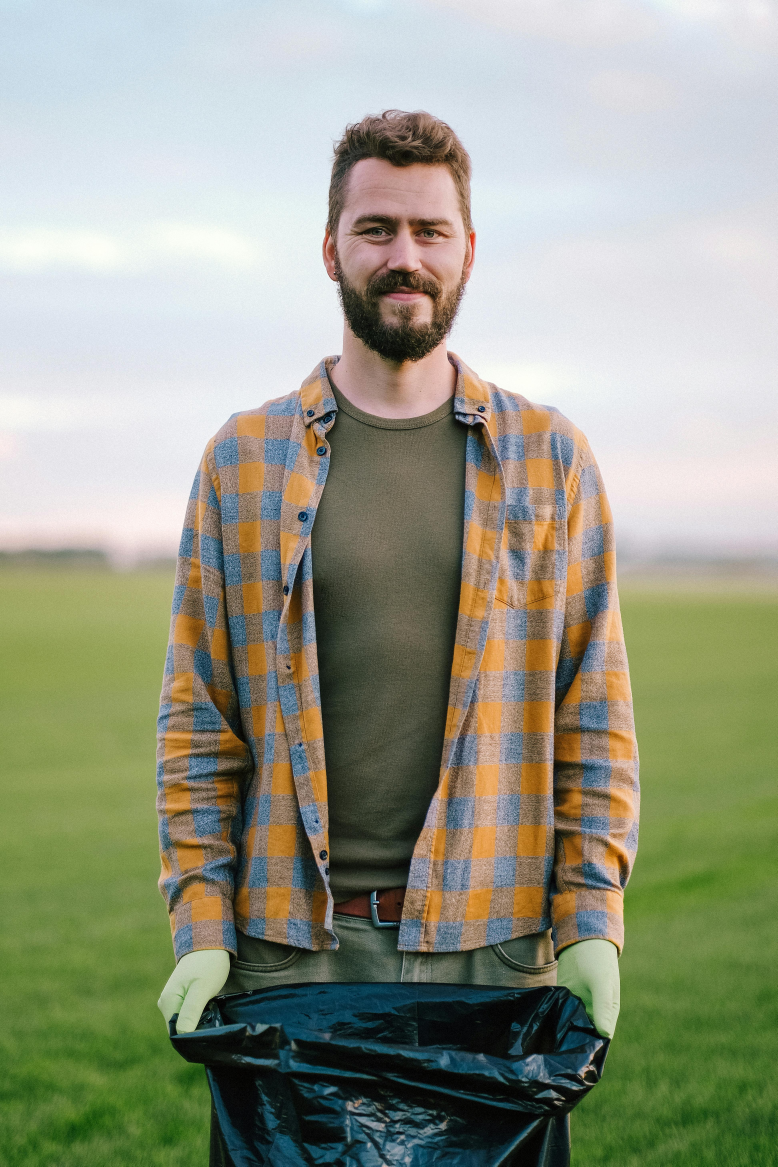
#> input picture samples/input/men2.jpg, 3887 x 5831 px (shown at 1/5 size)
$ python face_crop.py --input ../samples/input/men2.jpg --output out.png
#> lines starting #> are read from the running program, lines starting #| are printed output that depends on the picture
from __future__ import annotations

import argparse
import importlib.util
import math
import os
from pathlib import Path
from typing import Final, Union

SUPPORTED_IMAGE_EXTENSIONS: Final = {
    ".bmp",
    ".jpeg",
    ".jpg",
    ".png",
    ".webp",
}
REQUIRED_MODULE_PACKAGES: Final = {
    "cv2": "opencv-python-headless",
    "numpy": "numpy",
    "onnxruntime": "onnxruntime",
    "PIL": "pillow",
    "rembg": "rembg",
}
CASCADE_FILENAMES: Final = (
    "haarcascade_frontalface_default.xml",
    "haarcascade_frontalface_alt.xml",
    "haarcascade_frontalface_alt2.xml",
    "haarcascade_profileface.xml",
)
DEFAULT_PADDING_RATIO: Final = 0.08
DEFAULT_MAX_DETECTION_EDGE: Final = 1280
DEFAULT_MIN_FACE_SIZE: Final = 24
DEFAULT_SEGMENTATION_MAX_EDGE: Final = 1024
DEFAULT_MASK_BOUNDS_THRESHOLD: Final = 16
DEFAULT_ALPHA_TRIM: Final = 24
DEFAULT_SUBJECT_MASK_THRESHOLD: Final = 96
DEFAULT_HEAD_LIMIT_THRESHOLD: Final = 24
REMBG_MODEL_NAME: Final = "u2net_human_seg"

_REMBG_SESSION: object | None = None


def _validate_source_image(source_image: Path) -> None:
    if not source_image.is_file():
        raise FileNotFoundError(f"Source image was not found: {source_image}")

    if source_image.suffix.lower() not in SUPPORTED_IMAGE_EXTENSIONS:
        supported_extensions = ", ".join(sorted(SUPPORTED_IMAGE_EXTENSIONS))
        raise ValueError(
            f"Unsupported image format for {source_image}. Use one of: {supported_extensions}"
        )


def _validate_runtime_dependencies() -> None:
    missing_modules = [
        module_name
        for module_name in REQUIRED_MODULE_PACKAGES
        if importlib.util.find_spec(module_name) is None
    ]
    if missing_modules:
        rendered_packages = ", ".join(
            REQUIRED_MODULE_PACKAGES[module_name] for module_name in missing_modules
        )
        raise RuntimeError(
            "The face crop utility requires additional Python packages in the current "
            f"environment. Install: {rendered_packages}"
        )


def _rembg_available() -> bool:
    return importlib.util.find_spec("rembg") is not None


def _load_image(cv2_module: object, source_image: Path) -> object:
    image = cv2_module.imread(str(source_image), cv2_module.IMREAD_COLOR)
    if image is None:
        raise RuntimeError(f"Could not read source image: {source_image}")
    return image


def _candidate_cascade_paths(cv2_module: object) -> list[Path]:
    cascade_root = Path(cv2_module.data.haarcascades)
    return [
        cascade_root / cascade_name
        for cascade_name in CASCADE_FILENAMES
        if (cascade_root / cascade_name).is_file()
    ]


def _resize_for_detection(cv2_module: object, image: object) -> tuple[object, float]:
    height, width = image.shape[:2]
    longest_edge = max(height, width)
    if longest_edge <= DEFAULT_MAX_DETECTION_EDGE:
        return image, 1.0

    scale = DEFAULT_MAX_DETECTION_EDGE / float(longest_edge)
    resized_image = cv2_module.resize(
        image,
        (max(1, int(round(width * scale))), max(1, int(round(height * scale)))),
        interpolation=cv2_module.INTER_AREA,
    )
    return resized_image, scale


def _prepare_detection_variants(cv2_module: object, gray_image: object) -> list[tuple[object, bool]]:
    equalized_image = cv2_module.equalizeHist(gray_image)
    flipped_gray = cv2_module.flip(gray_image, 1)
    flipped_equalized = cv2_module.equalizeHist(flipped_gray)
    return [
        (gray_image, False),
        (equalized_image, False),
        (flipped_gray, True),
        (flipped_equalized, True),
    ]


def _detection_score(image_shape: tuple[int, int], face_box: tuple[int, int, int, int]) -> float:
    image_height, image_width = image_shape
    x, y, width, height = face_box
    area = float(width * height)

    face_center_x = x + (width / 2.0)
    face_center_y = y + (height / 2.0)
    image_center_x = image_width / 2.0
    image_center_y = image_height / 2.0

    normalized_offset = math.hypot(
        (face_center_x - image_center_x) / max(image_width, 1),
        (face_center_y - image_center_y) / max(image_height, 1),
    )
    return area / (1.0 + normalized_offset)


def _detect_primary_face(cv2_module: object, image: object) -> tuple[int, int, int, int]:
    gray_image = cv2_module.cvtColor(image, cv2_module.COLOR_BGR2GRAY)
    detection_image, detection_scale = _resize_for_detection(cv2_module, gray_image)

    original_height, original_width = gray_image.shape[:2]
    resized_height, resized_width = detection_image.shape[:2]
    min_face_size = max(
        DEFAULT_MIN_FACE_SIZE,
        int(round(min(resized_height, resized_width) * 0.08)),
    )

    best_face_box: tuple[int, int, int, int] | None = None
    best_score = -1.0

    for cascade_path in _candidate_cascade_paths(cv2_module):
        classifier = cv2_module.CascadeClassifier(str(cascade_path))
        if classifier.empty():
            continue

        for candidate_image, mirrored in _prepare_detection_variants(cv2_module, detection_image):
            detections = classifier.detectMultiScale(
                candidate_image,
                scaleFactor=1.1,
                minNeighbors=5,
                minSize=(min_face_size, min_face_size),
            )
            for detection in detections:
                x, y, width, height = map(int, detection)
                if mirrored:
                    x = resized_width - x - width

                if detection_scale != 1.0:
                    x = int(round(x / detection_scale))
                    y = int(round(y / detection_scale))
                    width = int(round(width / detection_scale))
                    height = int(round(height / detection_scale))

                x = max(0, min(x, original_width - 1))
                y = max(0, min(y, original_height - 1))
                width = max(1, min(width, original_width - x))
                height = max(1, min(height, original_height - y))
                face_box = (x, y, width, height)
                face_score = _detection_score((original_height, original_width), face_box)
                if face_score > best_score:
                    best_face_box = face_box
                    best_score = face_score

    if best_face_box is None:
        raise RuntimeError(
            "No face was detected in the input image. Try a clearer front-facing photo "
            "or reduce occlusion around the face."
        )

    return best_face_box


# [61 lines left out: functions _expand_bounds, _clamp_square_crop, _largest_connected_component, not called in this run]


def _rembg_session() -> object:
    global _REMBG_SESSION
    if _REMBG_SESSION is not None:
        return _REMBG_SESSION

    project_cache_dir = Path(__file__).resolve().parent.parent / ".cache"
    cache_dir = Path(
        os.environ.get(
            "U2NET_HOME",
            str(project_cache_dir / "u2net"),
        )
    )
    temp_dir = Path(
        os.environ.get(
            "AVATAR_TMPDIR",
            str(project_cache_dir / "tmp"),
        )
    )
    cache_dir.mkdir(parents=True, exist_ok=True)
    temp_dir.mkdir(parents=True, exist_ok=True)
    os.environ.setdefault("U2NET_HOME", str(cache_dir))
    os.environ.setdefault("TMPDIR", str(temp_dir))
    os.environ.setdefault("TEMP", str(temp_dir))
    os.environ.setdefault("TMP", str(temp_dir))

    from rembg import new_session

    _REMBG_SESSION = new_session(
        REMBG_MODEL_NAME,
        providers=["CPUExecutionProvider"],
    )
    return _REMBG_SESSION


def _extract_subject_mask_with_rembg(
    cv2_module: object,
    np_module: object,
    roi_image: object,
) -> object:
    encode_ok, encoded_image = cv2_module.imencode(".png", roi_image)
    if not encode_ok:
        raise RuntimeError("Could not encode ROI image for background removal.")

    from rembg import remove

    session = _rembg_session()
    result_image = remove(encoded_image.tobytes(), session=session)
    decoded_image = cv2_module.imdecode(
        np_module.frombuffer(result_image, dtype=np_module.uint8),
        cv2_module.IMREAD_UNCHANGED,
    )
    if decoded_image is None or len(decoded_image.shape) != 3 or decoded_image.shape[2] < 4:
        raise RuntimeError("Background removal did not return an alpha channel.")

    return decoded_image[:, :, 3]


# [45 lines left out: function _component_for_face, not called in this run]


def _build_face_roi_bounds(
    image_shape: tuple[int, int],
    face_box: tuple[int, int, int, int],
) -> tuple[int, int, int, int]:
    image_height, image_width = image_shape
    face_x, face_y, face_width, face_height = face_box
    side_padding = int(round(face_width * 0.46))
    top_padding = int(round(face_height * 0.62))
    bottom_padding = int(round(face_height * 0.40))
    return (
        max(0, face_x - side_padding),
        max(0, face_y - top_padding),
        min(image_width, face_x + face_width + side_padding),
        min(image_height, face_y + face_height + bottom_padding),
    )


def _local_face_box(
    face_box: tuple[int, int, int, int],
    roi_bounds: tuple[int, int, int, int],
) -> tuple[int, int, int, int]:
    face_x, face_y, face_width, face_height = face_box
    roi_x1, roi_y1, _, _ = roi_bounds
    return face_x - roi_x1, face_y - roi_y1, face_width, face_height


# [421 lines left out: functions _ellipse_geometry, _face_limit_mask, _reference_portrait_mask, _subject_prior_mask, _face_prior_mask, _scale_face_box and 5 more, not called in this run]


def _extract_subject_mask(
    cv2_module: object,
    np_module: object,
    roi_image: object,
    face_box: tuple[int, int, int, int],
    *,
    padding_ratio: float,
) -> object:
    del padding_ratio
    subject_mask = _extract_subject_mask_with_rembg(
        cv2_module,
        np_module,
        roi_image,
    )

    binary_subject_mask = np_module.where(
        subject_mask >= DEFAULT_MASK_BOUNDS_THRESHOLD,
        255,
        0,
    ).astype(np_module.uint8)
    close_kernel_size = max(
        5,
        int(round(min(face_box[2], face_box[3]) * 0.04)),
    )
    if close_kernel_size % 2 == 0:
        close_kernel_size += 1
    close_kernel = cv2_module.getStructuringElement(
        cv2_module.MORPH_ELLIPSE,
        (close_kernel_size, close_kernel_size),
    )
    binary_subject_mask = cv2_module.morphologyEx(
        binary_subject_mask,
        cv2_module.MORPH_CLOSE,
        close_kernel,
    )
    open_kernel_size = max(
        3,
        int(round(min(face_box[2], face_box[3]) * 0.018)),
    )
    if open_kernel_size % 2 == 0:
        open_kernel_size += 1
    open_kernel = cv2_module.getStructuringElement(
        cv2_module.MORPH_ELLIPSE,
        (open_kernel_size, open_kernel_size),
    )
    binary_subject_mask = cv2_module.morphologyEx(
        binary_subject_mask,
        cv2_module.MORPH_OPEN,
        open_kernel,
    )
    binary_subject_mask = _component_for_face(
        cv2_module,
        np_module,
        binary_subject_mask,
        face_box,
    )
    if int(binary_subject_mask.max()) == 0:
        raise RuntimeError("Background removal did not keep any face pixels.")
    cleaned_subject_mask = np_module.where(binary_subject_mask > 0, subject_mask, 0).astype(
        np_module.uint8
    )
    return cleaned_subject_mask


# [156 lines left out: functions _extract_face_mask, _mask_bounds, _head_mask_bounds, _build_output_bounds, _composite_face_crop, not called in this run]


def crop_face_image(
    source_image_path: Union[Path, str],
    output_path: Union[Path, str],
    *,
    padding_ratio: float = DEFAULT_PADDING_RATIO,
    square: bool = True,
    transparent_background: bool = False,
) -> Path:
    if padding_ratio < 0:
        raise ValueError("padding_ratio must be 0 or greater.")

    source_image = Path(source_image_path).expanduser().resolve()
    output_file = Path(output_path).expanduser().resolve()

    _validate_source_image(source_image)
    _validate_runtime_dependencies()

    if transparent_background and output_file.suffix.lower() != ".png":
        raise ValueError("Transparent output requires a .png destination.")

    import cv2
    import numpy as np

    image = _load_image(cv2, source_image)
    face_box = _detect_primary_face(cv2, image)
    roi_bounds = _build_face_roi_bounds(image.shape[:2], face_box)
    roi_x1, roi_y1, roi_x2, roi_y2 = roi_bounds
    roi_image = image[roi_y1:roi_y2, roi_x1:roi_x2]
    local_face_box = _local_face_box(face_box, roi_bounds)
    subject_mask = _extract_subject_mask(
        cv2,
        np,
        roi_image,
        local_face_box,
        padding_ratio=padding_ratio,
    )
    # Keep the run_face output focused on the facial portrait rather than the
    # entire segmented head-and-shoulders silhouette.
    local_face_mask = _extract_face_mask(
        cv2,
        np,
        subject_mask,
        local_face_box,
        padding_ratio=padding_ratio,
    )
    local_mask_bounds = _head_mask_bounds(np, local_face_mask, local_face_box)
    local_output_bounds = _build_output_bounds(
        roi_image.shape[:2],
        local_mask_bounds,
        local_face_box,
        padding_ratio=padding_ratio,
        square=square,
    )
    isolated_face = _composite_face_crop(
        cv2,
        np,
        roi_image,
        local_face_mask,
        local_output_bounds,
        transparent_background=transparent_background,
    )
    if isolated_face.size == 0:
        raise RuntimeError("Face crop produced an empty output image.")

    output_file.parent.mkdir(parents=True, exist_ok=True)
    if not cv2.imwrite(str(output_file), isolated_face):
        raise RuntimeError(f"Could not write cropped face image to {output_file}")

    return output_file


def _parse_args() -> argparse.Namespace:
    parser = argparse.ArgumentParser(
        description="Detect the main face in a photo and save an isolated face-only crop."
    )
    parser.add_argument(
        "--input",
        required=True,
        help="Path to the source photo.",
    )
    parser.add_argument(
        "--output",
        required=True,
        help="Path where the cropped face image should be saved.",
    )
    parser.add_argument(
        "--padding",
        type=float,
        default=DEFAULT_PADDING_RATIO,
        help="Extra border around the isolated face as a fraction of the detected face size.",
    )
    parser.add_argument(
        "--no-square",
        action="store_true",
        help="Keep the output rectangular instead of forcing a square canvas.",
    )
    parser.add_argument(
        "--transparent-background",
        action="store_true",
        help="Write the non-face area as transparency instead of black. Requires PNG output.",
    )
    return parser.parse_args()


def main() -> None:
    args = _parse_args()
    output_path = crop_face_image(
        source_image_path=args.input,
        output_path=args.output,
        padding_ratio=args.padding,
        square=not args.no_square,
        transparent_background=args.transparent_background,
    )
#> in _load_image, image is the input picture: shape (5831, 3887, 3); mean B, G, R 135.3, 154.6, 150.9
#> in _detect_primary_face, `gray_image = cv2_module.cvtColor(image, cv2_module.COLOR_BGR2GRAY)`:
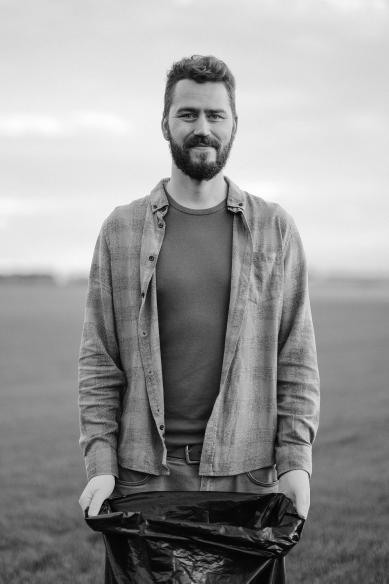
#> gray_image: shape (5831, 3887) (shown at 1/10 size); min 0, max 255, mean 151.3
#> in _detect_primary_face, `detection_image, detection_scale = _resize_for_detection(cv2_module, g..`: detection_scale = 0.22
#> after the loop in _detect_primary_face, `for cascade_path in _candidate_cascade_paths(cv2_module):`:
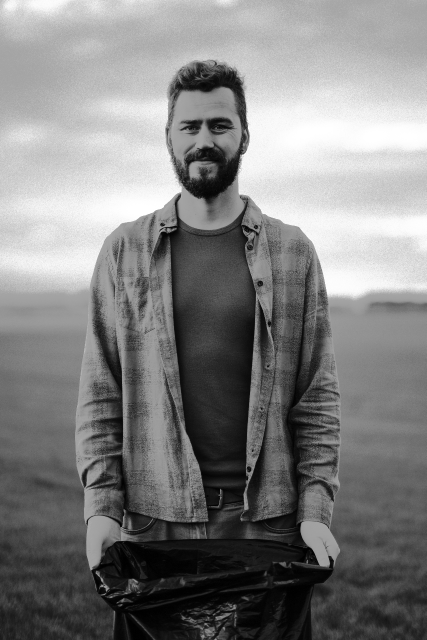
#> candidate_image: shape (1280, 853) (shown at 1/2 size); min 0, max 255, mean 128.4
#> after the loop in _detect_primary_face, `for cascade_path in _candidate_cascade_paths(cv2_module):`: best_face_box = (1389, 310, 1203, 1203); best_score = 1076878.2
#> in crop_face_image, `face_box = _detect_primary_face(cv2, image)`: face_box = (1389, 310, 1203, 1203)
#> in _build_face_roi_bounds, `face_x, face_y, face_width, face_height = face_box`: face_x = 1389; face_y = 310; face_width = 1203
#> in _build_face_roi_bounds, `side_padding = int(round(face_width * 0.46))`: side_padding = 553
#> in _build_face_roi_bounds, `top_padding = int(round(face_height * 0.62))`: top_padding = 746
#> in _build_face_roi_bounds, `bottom_padding = int(round(face_height * 0.40))`: bottom_padding = 481
#> in crop_face_image, `roi_bounds = _build_face_roi_bounds(image.shape[:2], face_box)`: roi_bounds = (836, 0, 3145, 1994)
#> in crop_face_image, `roi_x1, roi_y1, roi_x2, roi_y2 = roi_bounds`: roi_x1 = 836; roi_y1 = 0; roi_x2 = 3145; roi_y2 = 1994
#> in crop_face_image, `roi_image = image[roi_y1:roi_y2, roi_x1:roi_x2]`:
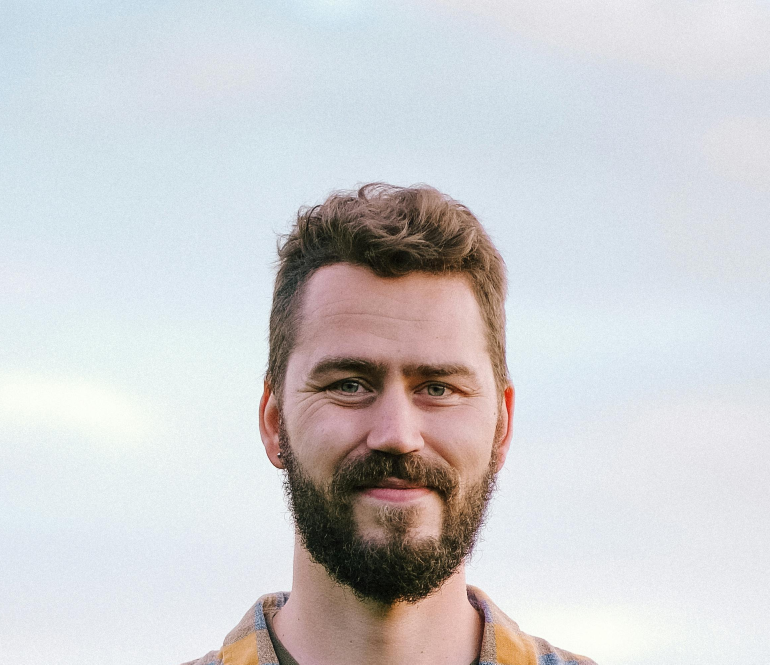
#> roi_image: shape (1994, 2309, 3) (shown at 1/3 size); mean B, G, R 209, 206.8, 207.2
#> in _local_face_box, `face_x, face_y, face_width, face_height = face_box`: face_x = 1389; face_y = 310; face_width = 1203
#> in _local_face_box, `roi_x1, roi_y1, _, _ = roi_bounds`: roi_x1 = 836; roi_y1 = 0
#> in crop_face_image, `local_face_box = _local_face_box(face_box, roi_bounds)`: local_face_box = (553, 310, 1203, 1203)
    print(f"Saved cropped face image to {output_path}")


if __name__ == "__main__":
    main()
#> (the call stopped at in _rembg_session, `_REMBG_SESSION = new_session( REMBG_MODEL_NAME, providers=["CPUExecuti..`: rembg is not available in this run)

$ run again, on samples/input/img.png
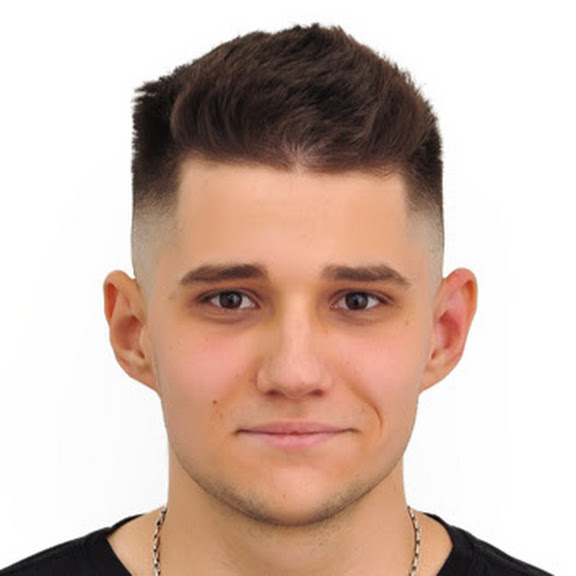
#> input picture samples/input/img.png, 576 x 576 px
#> in _load_image, image is the input picture: shape (576, 576, 3); mean B, G, R 174.3, 185.7, 208.6
#> in _detect_primary_face, `gray_image = cv2_module.cvtColor(image, cv2_module.COLOR_BGR2GRAY)`:
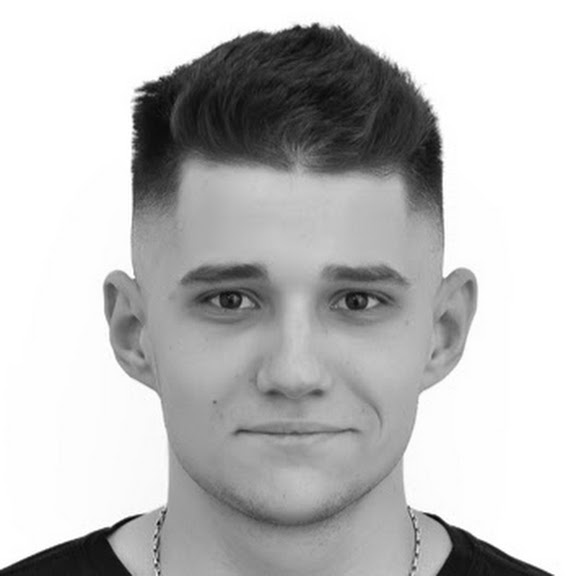
#> gray_image: shape (576, 576); min 4, max 255, mean 191.3
#> detection_scale = 1
#> after the loop in _detect_primary_face, `for cascade_path in _candidate_cascade_paths(cv2_module):`:
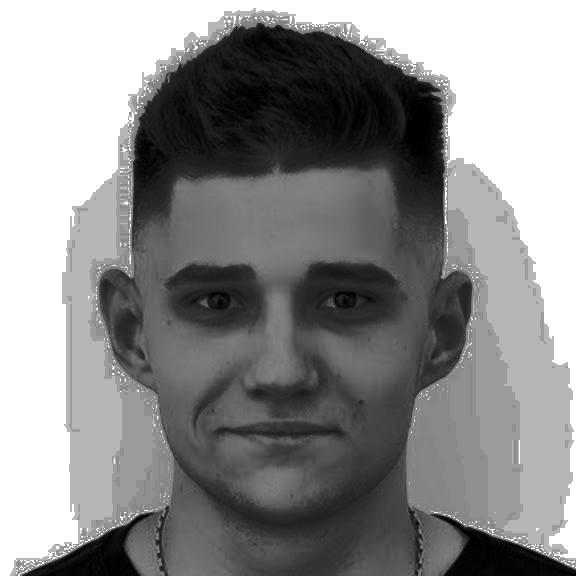
#> candidate_image: shape (576, 576); min 0, max 255, mean 139.9
#> after the loop in _detect_primary_face, `for cascade_path in _candidate_cascade_paths(cv2_module):`: best_face_box = (55, 133, 399, 399); best_score = 145163.5
#> face_box = (55, 133, 399, 399)
#> in _build_face_roi_bounds, `face_x, face_y, face_width, face_height = face_box`: face_x = 55; face_y = 133; face_width = 399
#> side_padding = 184
#> top_padding = 247
#> bottom_padding = 160
#> roi_bounds = (0, 0, 576, 576)
#> in crop_face_image, `roi_x1, roi_y1, roi_x2, roi_y2 = roi_bounds`: roi_x1 = 0; roi_x2 = 576
#> in _local_face_box, `face_x, face_y, face_width, face_height = face_box`: face_x = 55; face_y = 133; face_width = 399
#> in _local_face_box, `roi_x1, roi_y1, _, _ = roi_bounds`: roi_x1 = 0
#> local_face_box = (55, 133, 399, 399)
